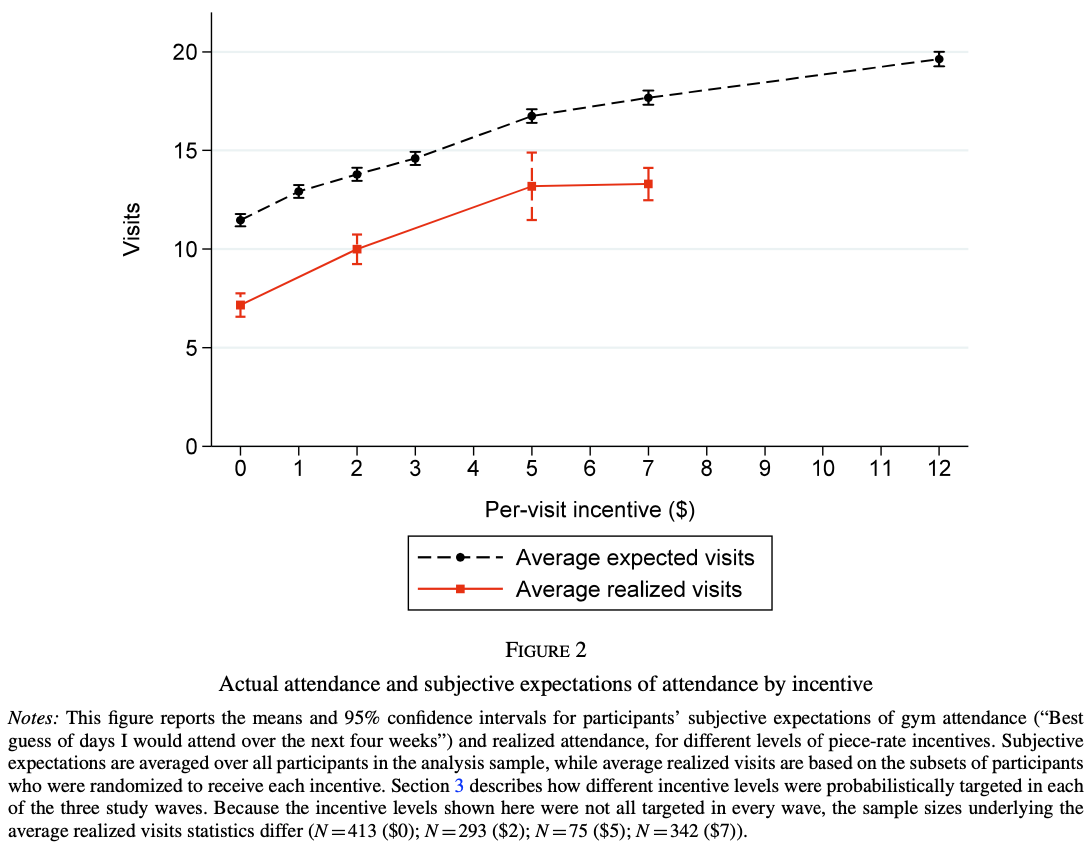
#> input picture 107/O1.png, 1092 x 846 px, found by its file name
$ python contours.py   (older library calls are emulated)
#> lines starting #> are read from the running program, lines starting #| are printed output that depends on the picture; after the words box and inside, x2 and y2 are one past the last pixel; in counts of white or black regions, pixels touching at a corner belong together
#> further down, image is the input picture: shape (846, 1092, 3); mean B, G, R 244.4, 244.5, 244.7
import cv2
import numpy as np
from tqdm import tqdm

colors = [
    (0, 0, 0),     # Black
    (128, 128, 128), # Gray
    (255, 0, 0),   # Blue
    (0, 255, 255),  # Yellow
    (0, 0, 255),   # Red
    (255, 255, 0), # Cyan
    (255, 0, 255), # Magenta
    (0, 255, 0),   # Green
]

# [64 lines left out: functions manhattan_distance, is_inside, get_potential_position, get_label_positions, not called in this run]

repeat = 3
kernel_sz = 5
max_scale = 2
min_area = 100

def is_contour_closed(contour):
    return cv2.contourArea(contour) > cv2.arcLength(contour, True)

# [33 lines left out: functions find_lines, is_black, clear_color, not called in this run]

def draw_contours(image):
    gray_image = cv2.cvtColor(image, cv2.COLOR_BGR2GRAY)
    for i in range(repeat):
        gray_image = cv2.GaussianBlur(gray_image, (kernel_sz, kernel_sz), 0)
        edges = cv2.Canny(gray_image, 50, 150)
        if i < repeat-1:
            contours, _ = cv2.findContours(edges, cv2.RETR_TREE, cv2.CHAIN_APPROX_SIMPLE)
            for j, contour in enumerate(iterable=contours):
                cv2.drawContours(gray_image, [contour], -1, (0, 0, 0), max_scale)
            cv2.imwrite(f"test/grey_{i}.png", gray_image)
        else:
            contours, _ = cv2.findContours(edges, cv2.RETR_EXTERNAL, cv2.CHAIN_APPROX_SIMPLE)
            final_contours = []
            for contour in contours:
                if cv2.contourArea(contour) < min_area or contour_to_points(contour, "vertical") is None or contour_to_points(contour, "horizontal") is None:
                    continue
                final_contours.append(contour)

            # [9 lines of commented-out code are left out]
            colors = [np.random.randint(0, 256, 3).tolist() for _ in range(len(final_contours))]
            for j, contour in enumerate(final_contours):
                cv2.drawContours(image, [contour], -1, colors[j], 1)
                # cv2.putText(image, str(j), label_positions[j], cv2.FONT_HERSHEY_SIMPLEX, 1, colors[j], 2)

            return final_contours, image, colors
#> this loop made 3 passes
#> pass 1, in draw_contours, `edges = cv2.Canny(gray_image, 50, 150)`:
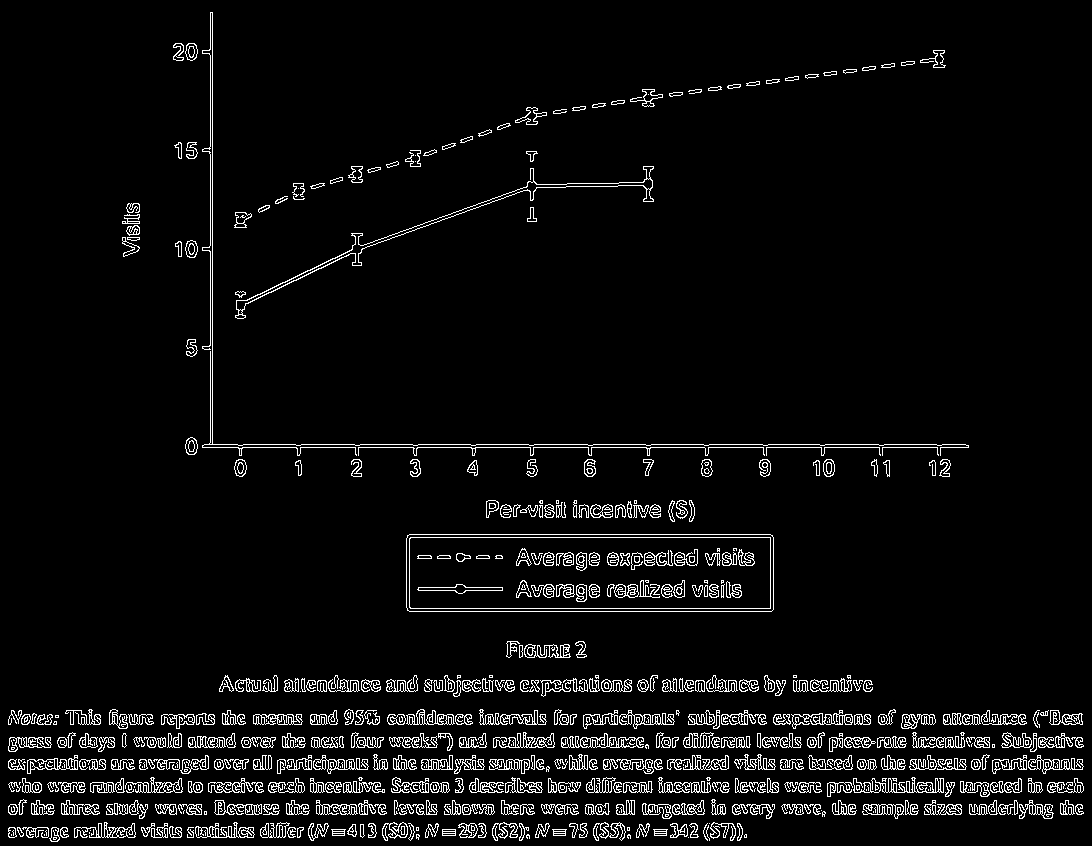
#> edges: shape (846, 1092); 5% white in thin lines or dots
#> after the loop:
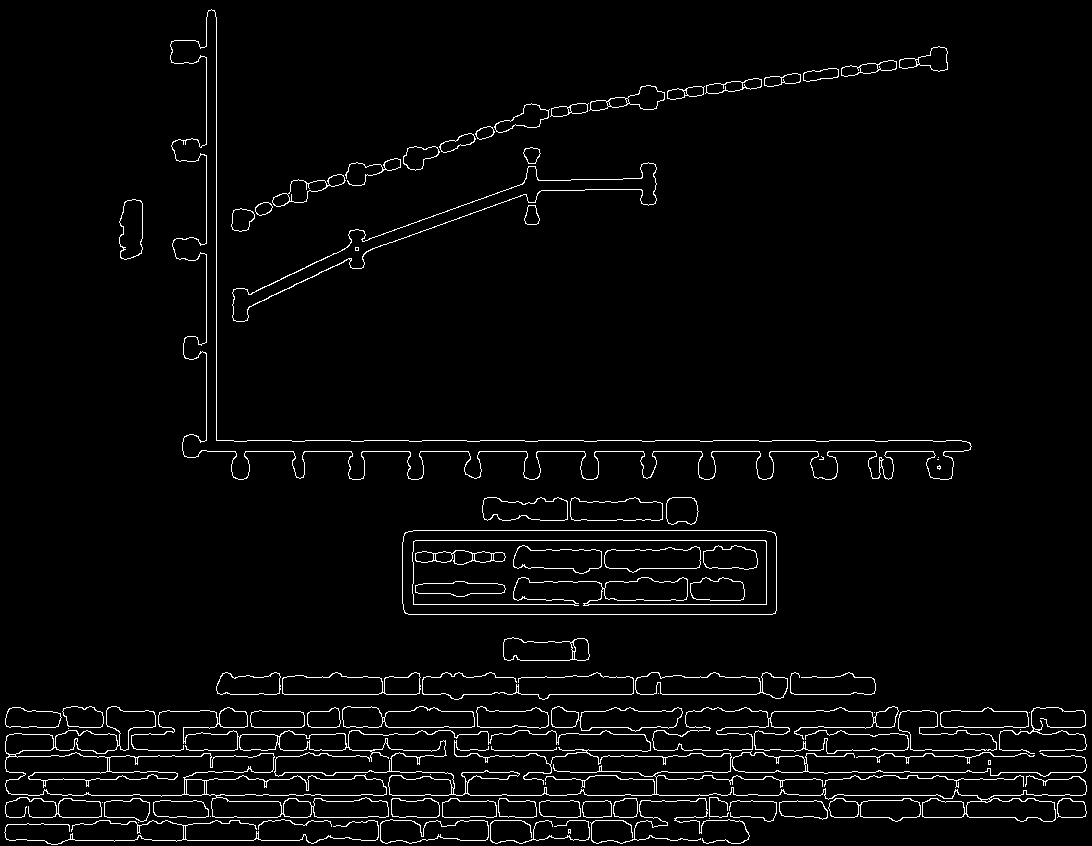
#> edges: shape (846, 1092); 3.1% white in thin lines or dots
#> after the loop:
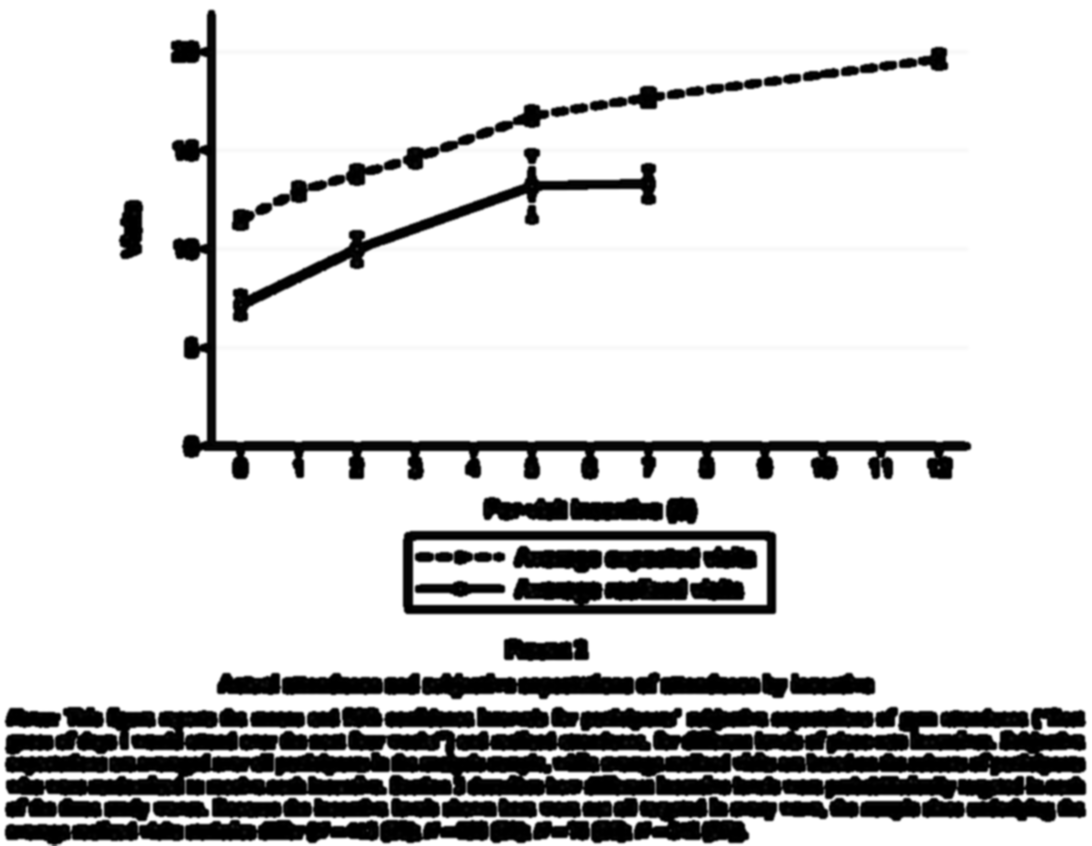
#> gray_image: shape (846, 1092); min 0, max 255, mean 208.1
#> after the loop:
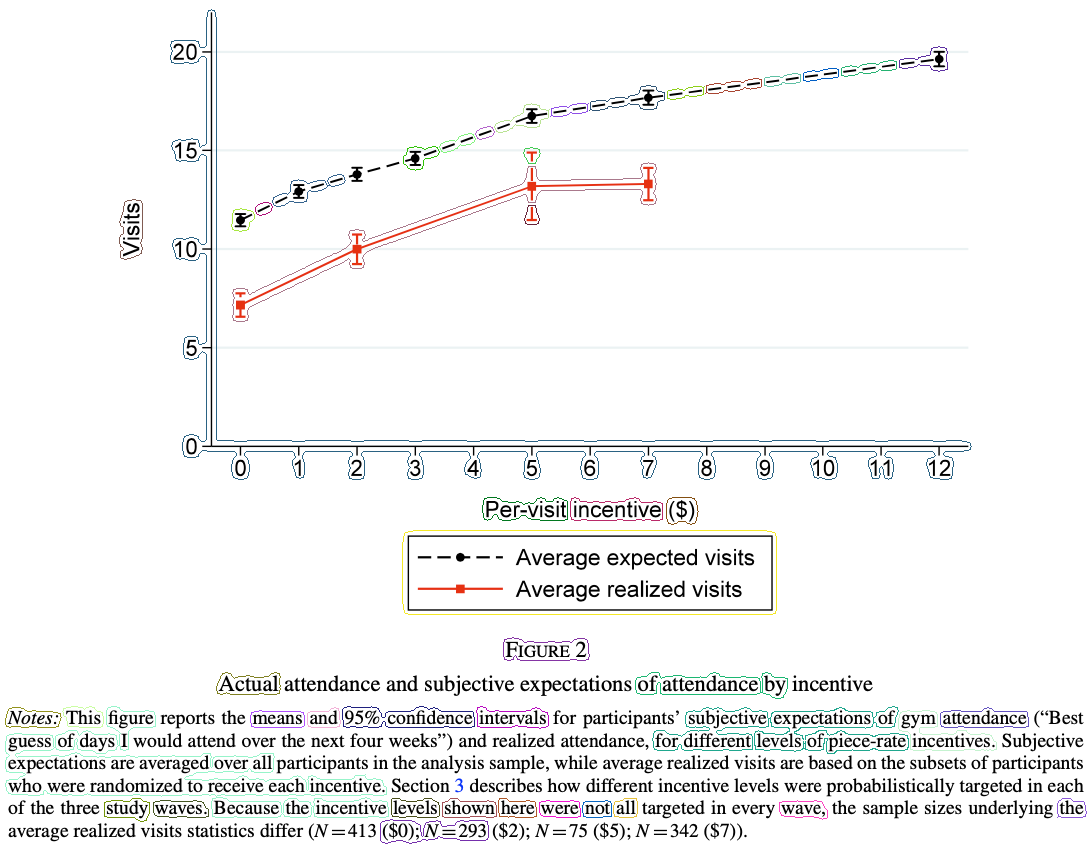
#> image: shape (846, 1092, 3); 1.56% of pixels changed, all inside (x1, y1, x2, y2) = (5, 9, 1087, 844)

def contour_to_points(contour, direction):
    w, h = max(contour[:, 0, 0]), max(contour[:, 0, 1])
    image = np.zeros((h+5, w+5, 3), np.uint8)
    cv2.drawContours(image, [contour], -1, (255, 255, 255), 1)
    cv2.imwrite("contour.png", image)
    x_min, y_min = min(contour[:, 0, 0]), min(contour[:, 0, 1])
    x_max, y_max = w + 1, h + 1

    # Unify the direction
    ind_values = {}
    if direction == "vertical":
        for x in range(x_min, x_max):
            y_values = np.unique(np.where(image[y_min:y_max+1, x] == 255)[0] + y_min)
            if len(y_values) <= 1 and x != x_min and x != x_max-1:
                return None
            ind_values[x] = y_values
    else:
        for y in range(y_min, y_max):
            x_values = np.unique(np.where(image[y, x_min:x_max+1] == 255)[0] + x_min)
            if len(x_values) <= 1 and y != y_min and y != y_max-1:
                return None
            ind_values[y] = x_values

    return ind_values

# [131 lines left out: functions estimate_dots, find_axis_line, find_ticks, calculate_ticks, not called in this run]

def estimate_bars(contour):
    pass

if __name__ == "__main__":
    image = cv2.imread("Samples/107/O1.png")
#> (the run stopped early here; a loop or call above may not have finished)

$ run again, with 107/O2.png copied over 107/O1.png
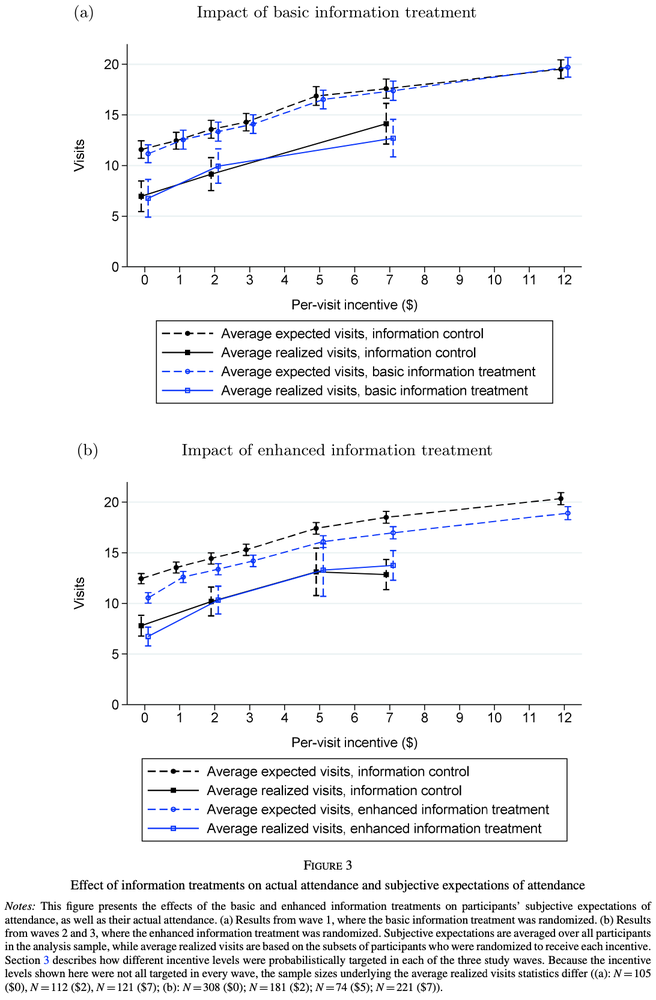
#> input picture 107/O2.png, 656 x 1000 px, shrunk from 1092 x 1664 before the run, found by its file name
#> image is the input picture: shape (1000, 656, 3); mean B, G, R 243.7, 242.8, 242.6
#> the loop in draw_contours, `for i in range(repeat):` made 3 passes
#> pass 1, in draw_contours, `edges = cv2.Canny(gray_image, 50, 150)`:
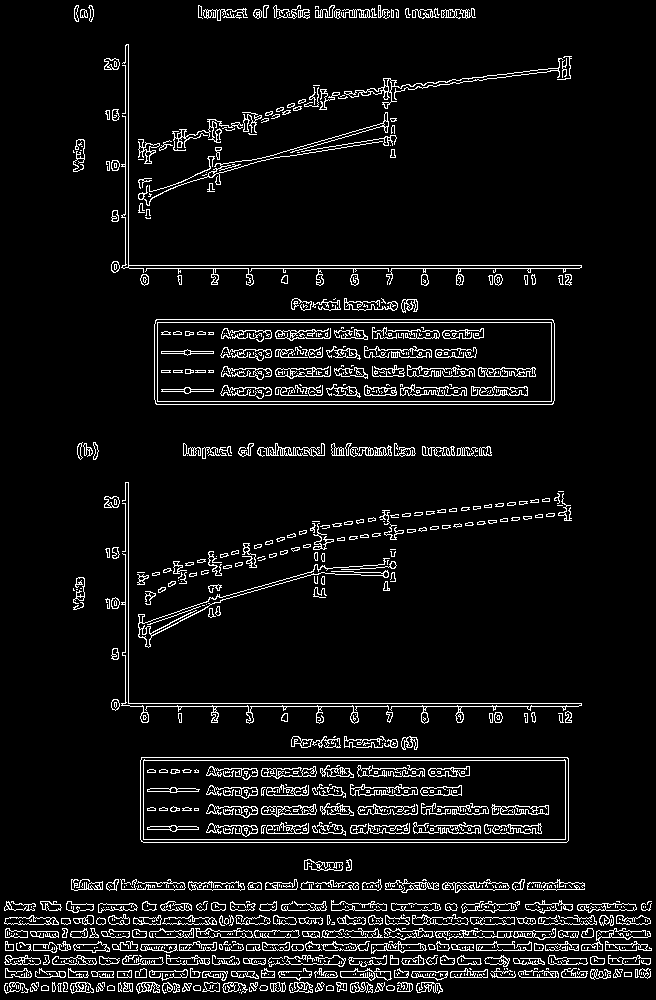
#> edges: shape (1000, 656); 6.8% white in thin lines or dots
#> after the loop in draw_contours, `for i in range(repeat):`:
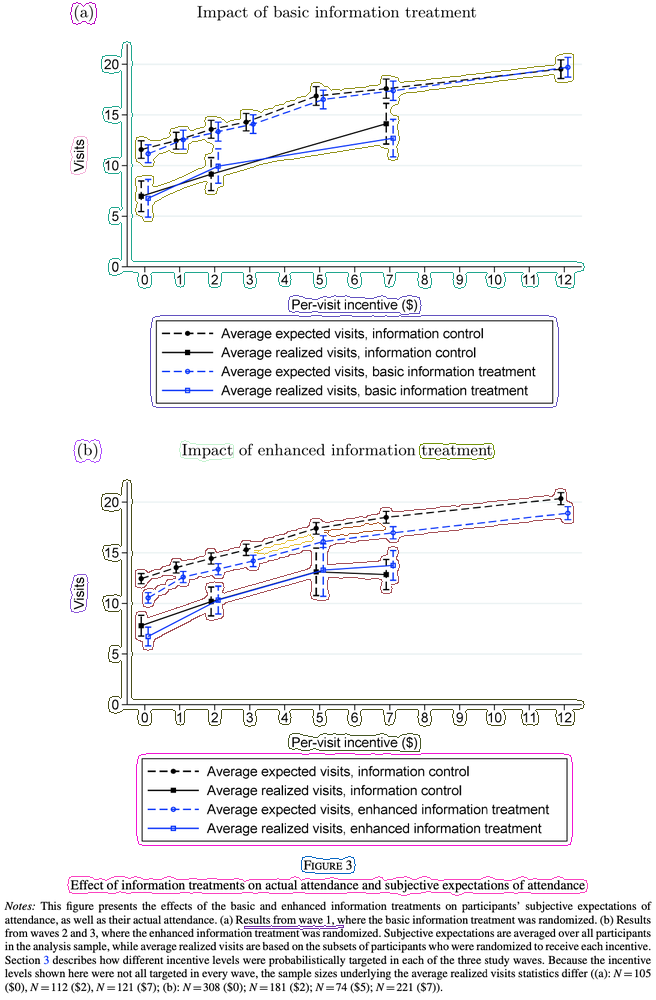
#> image: shape (1000, 656, 3); 1.81% of pixels changed, all inside (x1, y1, x2, y2) = (67, 2, 588, 930)

$ run again, with 107/O4.png copied over 107/O1.png
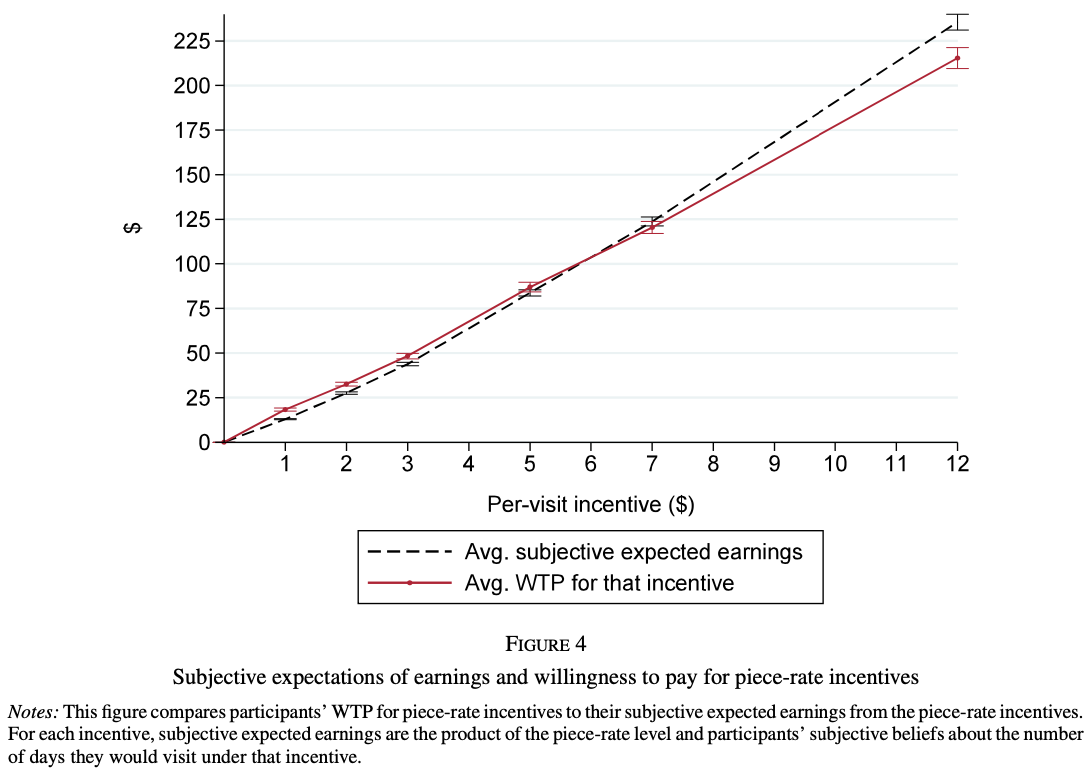
#> input picture 107/O4.png, 1092 x 774 px, found by its file name
#> image is the input picture: shape (774, 1092, 3); mean B, G, R 246.8, 246.7, 246.9
#> the loop in draw_contours, `for i in range(repeat):` made 3 passes
#> pass 1, in draw_contours, `edges = cv2.Canny(gray_image, 50, 150)`:
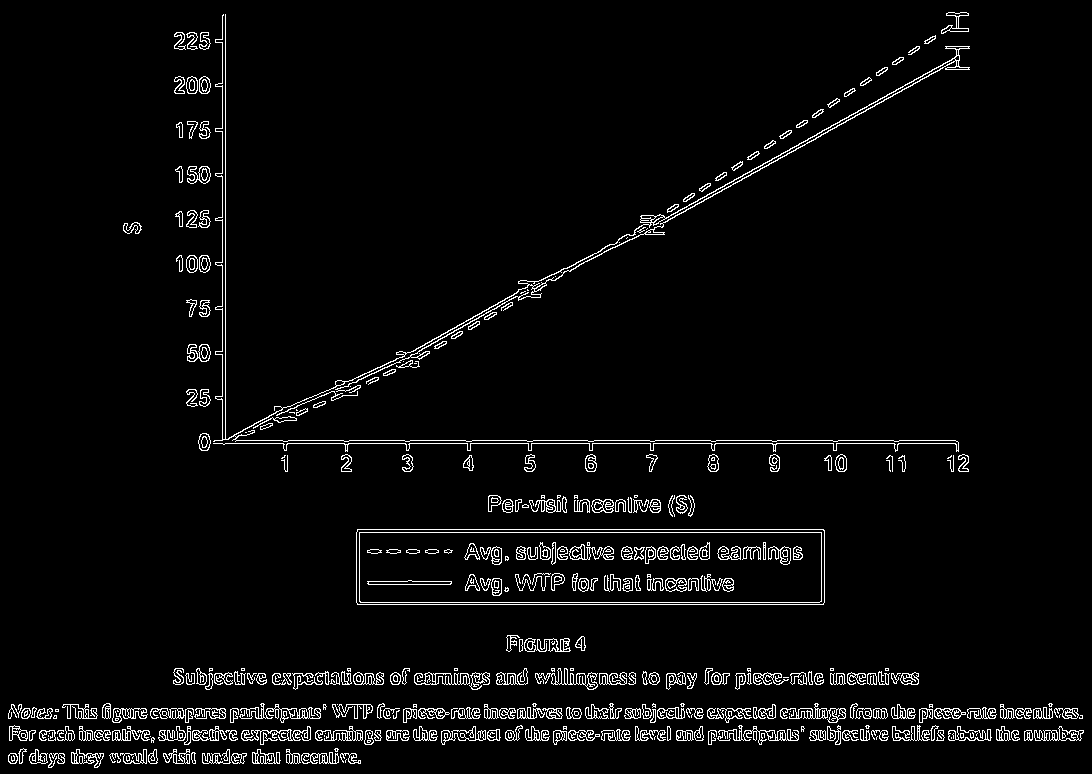
#> edges: shape (774, 1092); 3.9% white in thin lines or dots
#> after the loop in draw_contours, `for i in range(repeat):`:
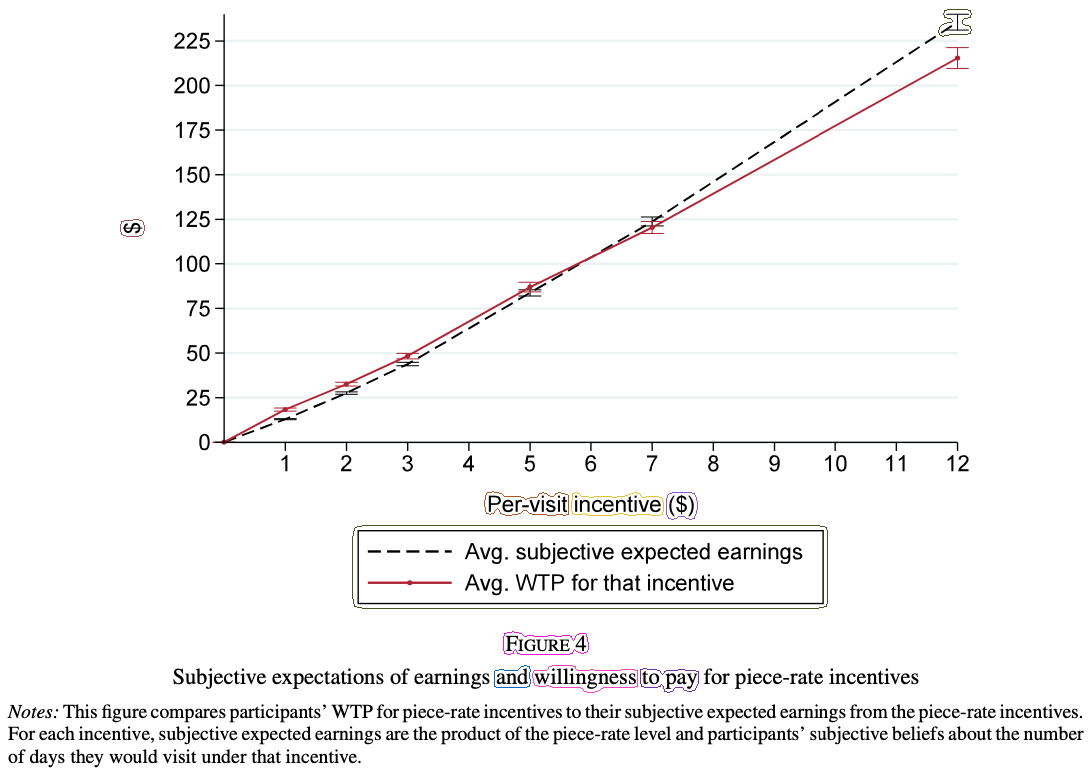
#> image: shape (774, 1092, 3); 0.3% of pixels changed, all inside (x1, y1, x2, y2) = (120, 9, 972, 693)
